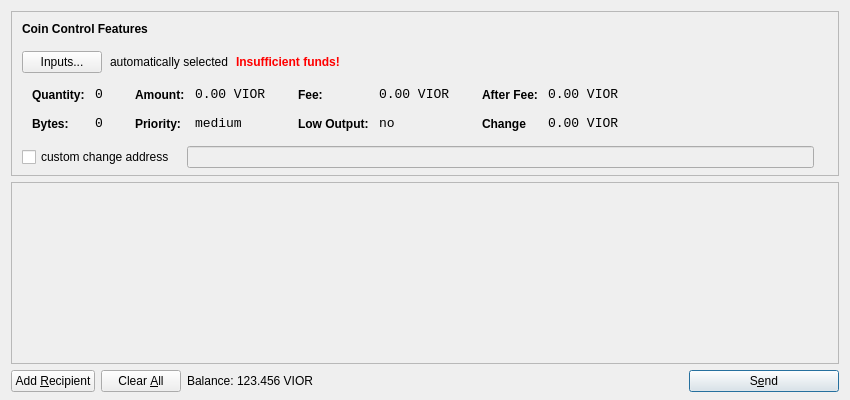
<?xml version="1.0" encoding="UTF-8"?>
<ui version="4.0">
 <class>SendCoinsDialog</class>
 <widget class="QDialog" name="SendCoinsDialog">
  <property name="geometry">
   <rect>
    <x>0</x>
    <y>0</y>
    <width>850</width>
    <height>400</height>
   </rect>
  </property>
  <property name="windowTitle">
   <string>Send Coins</string>
  </property>
  <layout class="QVBoxLayout" name="verticalLayout" stretch="0,1,0">
   <property name="bottomMargin">
    <number>8</number>
   </property>
   <item>
    <widget class="QFrame" name="frameCoinControl">
     <property name="sizePolicy">
      <sizepolicy hsizetype="Expanding" vsizetype="Expanding">
       <horstretch>0</horstretch>
       <verstretch>0</verstretch>
      </sizepolicy>
     </property>
     <property name="maximumSize">
      <size>
       <width>16777215</width>
       <height>16777215</height>
      </size>
     </property>
     <property name="frameShape">
      <enum>QFrame::StyledPanel</enum>
     </property>
     <property name="frameShadow">
      <enum>QFrame::Sunken</enum>
     </property>
     <layout class="QVBoxLayout" name="verticalLayoutCoinControl2">
      <property name="spacing">
       <number>-1</number>
      </property>
      <property name="leftMargin">
       <number>0</number>
      </property>
      <property name="topMargin">
       <number>0</number>
      </property>
      <property name="rightMargin">
       <number>0</number>
      </property>
      <property name="bottomMargin">
       <number>6</number>
      </property>
      <item>
       <layout class="QVBoxLayout" name="verticalLayoutCoinControl" stretch="0,0,0,0,1">
        <property name="spacing">
         <number>0</number>
        </property>
        <property name="leftMargin">
         <number>10</number>
        </property>
        <property name="topMargin">
         <number>10</number>
        </property>
        <item>
         <layout class="QHBoxLayout" name="horizontalLayoutCoinControl1">
          <property name="bottomMargin">
           <number>15</number>
          </property>
          <item>
           <widget class="QLabel" name="labelCoinControlFeatures">
            <property name="sizePolicy">
             <sizepolicy hsizetype="Preferred" vsizetype="Maximum">
              <horstretch>0</horstretch>
              <verstretch>0</verstretch>
             </sizepolicy>
            </property>
            <property name="font">
             <font>
              <weight>75</weight>
              <bold>true</bold>
             </font>
            </property>
            <property name="styleSheet">
             <string notr="true">font-weight:bold;</string>
            </property>
            <property name="text">
             <string>Coin Control Features</string>
            </property>
           </widget>
          </item>
         </layout>
        </item>
        <item>
         <layout class="QHBoxLayout" name="horizontalLayoutCoinControl2" stretch="0,0,0,0">
          <property name="spacing">
           <number>8</number>
          </property>
          <property name="bottomMargin">
           <number>10</number>
          </property>
          <item>
           <widget class="QPushButton" name="pushButtonCoinControl">
            <property name="styleSheet">
             <string notr="true"/>
            </property>
            <property name="text">
             <string>Inputs...</string>
            </property>
           </widget>
          </item>
          <item>
           <widget class="QLabel" name="labelCoinControlAutomaticallySelected">
            <property name="text">
             <string>automatically selected</string>
            </property>
            <property name="margin">
             <number>5</number>
            </property>
           </widget>
          </item>
          <item>
           <widget class="QLabel" name="labelCoinControlInsuffFunds">
            <property name="font">
             <font>
              <weight>75</weight>
              <bold>true</bold>
             </font>
            </property>
            <property name="styleSheet">
             <string notr="true">color:red;font-weight:bold;</string>
            </property>
            <property name="text">
             <string>Insufficient funds!</string>
            </property>
            <property name="margin">
             <number>5</number>
            </property>
           </widget>
          </item>
          <item>
           <spacer name="horizontalSpacerCoinControl">
            <property name="orientation">
             <enum>Qt::Horizontal</enum>
            </property>
            <property name="sizeHint" stdset="0">
             <size>
              <width>40</width>
              <height>1</height>
             </size>
            </property>
           </spacer>
          </item>
         </layout>
        </item>
        <item>
         <widget class="QWidget" name="widgetCoinControl" native="true">
          <property name="sizePolicy">
           <sizepolicy hsizetype="Preferred" vsizetype="Preferred">
            <horstretch>0</horstretch>
            <verstretch>0</verstretch>
           </sizepolicy>
          </property>
          <property name="minimumSize">
           <size>
            <width>0</width>
            <height>0</height>
           </size>
          </property>
          <property name="styleSheet">
           <string notr="true"/>
          </property>
          <layout class="QHBoxLayout" name="horizontalLayoutCoinControl5">
           <property name="margin">
            <number>0</number>
           </property>
           <item>
            <layout class="QHBoxLayout" name="horizontalLayoutCoinControl3" stretch="0,0,0,1">
             <property name="spacing">
              <number>20</number>
             </property>
             <property name="topMargin">
              <number>0</number>
             </property>
             <property name="bottomMargin">
              <number>10</number>
             </property>
             <item>
              <layout class="QFormLayout" name="formLayoutCoinControl1">
               <property name="horizontalSpacing">
                <number>10</number>
               </property>
               <property name="verticalSpacing">
                <number>14</number>
               </property>
               <property name="leftMargin">
                <number>10</number>
               </property>
               <property name="topMargin">
                <number>4</number>
               </property>
               <property name="rightMargin">
                <number>6</number>
               </property>
               <item row="0" column="0">
                <widget class="QLabel" name="labelCoinControlQuantityText">
                 <property name="styleSheet">
                  <string notr="true">font-weight:bold;</string>
                 </property>
                 <property name="text">
                  <string>Quantity:</string>
                 </property>
                 <property name="margin">
                  <number>0</number>
                 </property>
                </widget>
               </item>
               <item row="0" column="1">
                <widget class="QLabel" name="labelCoinControlQuantity">
                 <property name="font">
                  <font>
                   <family>Monospace</family>
                   <pointsize>10</pointsize>
                  </font>
                 </property>
                 <property name="cursor">
                  <cursorShape>IBeamCursor</cursorShape>
                 </property>
                 <property name="contextMenuPolicy">
                  <enum>Qt::ActionsContextMenu</enum>
                 </property>
                 <property name="text">
                  <string>0</string>
                 </property>
                 <property name="margin">
                  <number>0</number>
                 </property>
                 <property name="textInteractionFlags">
                  <set>Qt::LinksAccessibleByMouse|Qt::TextSelectableByKeyboard|Qt::TextSelectableByMouse</set>
                 </property>
                </widget>
               </item>
               <item row="1" column="0">
                <widget class="QLabel" name="labelCoinControlBytesText">
                 <property name="styleSheet">
                  <string notr="true">font-weight:bold;</string>
                 </property>
                 <property name="text">
                  <string>Bytes:</string>
                 </property>
                </widget>
               </item>
               <item row="1" column="1">
                <widget class="QLabel" name="labelCoinControlBytes">
                 <property name="font">
                  <font>
                   <family>Monospace</family>
                   <pointsize>10</pointsize>
                  </font>
                 </property>
                 <property name="cursor">
                  <cursorShape>IBeamCursor</cursorShape>
                 </property>
                 <property name="contextMenuPolicy">
                  <enum>Qt::ActionsContextMenu</enum>
                 </property>
                 <property name="text">
                  <string>0</string>
                 </property>
                 <property name="textInteractionFlags">
                  <set>Qt::LinksAccessibleByMouse|Qt::TextSelectableByKeyboard|Qt::TextSelectableByMouse</set>
                 </property>
                </widget>
               </item>
              </layout>
             </item>
             <item>
              <layout class="QFormLayout" name="formLayoutCoinControl2">
               <property name="horizontalSpacing">
                <number>10</number>
               </property>
               <property name="verticalSpacing">
                <number>14</number>
               </property>
               <property name="leftMargin">
                <number>6</number>
               </property>
               <property name="topMargin">
                <number>4</number>
               </property>
               <property name="rightMargin">
                <number>6</number>
               </property>
               <item row="0" column="0">
                <widget class="QLabel" name="labelCoinControlAmountText">
                 <property name="styleSheet">
                  <string notr="true">font-weight:bold;</string>
                 </property>
                 <property name="text">
                  <string>Amount:</string>
                 </property>
                 <property name="margin">
                  <number>0</number>
                 </property>
                </widget>
               </item>
               <item row="0" column="1">
                <widget class="QLabel" name="labelCoinControlAmount">
                 <property name="font">
                  <font>
                   <family>Monospace</family>
                   <pointsize>10</pointsize>
                  </font>
                 </property>
                 <property name="cursor">
                  <cursorShape>IBeamCursor</cursorShape>
                 </property>
                 <property name="contextMenuPolicy">
                  <enum>Qt::ActionsContextMenu</enum>
                 </property>
                 <property name="text">
                  <string>0.00 VIOR</string>
                 </property>
                 <property name="textInteractionFlags">
                  <set>Qt::LinksAccessibleByMouse|Qt::TextSelectableByKeyboard|Qt::TextSelectableByMouse</set>
                 </property>
                </widget>
               </item>
               <item row="1" column="0">
                <widget class="QLabel" name="labelCoinControlPriorityText">
                 <property name="styleSheet">
                  <string notr="true">font-weight:bold;</string>
                 </property>
                 <property name="text">
                  <string>Priority:</string>
                 </property>
                </widget>
               </item>
               <item row="1" column="1">
                <widget class="QLabel" name="labelCoinControlPriority">
                 <property name="font">
                  <font>
                   <family>Monospace</family>
                   <pointsize>10</pointsize>
                  </font>
                 </property>
                 <property name="cursor">
                  <cursorShape>IBeamCursor</cursorShape>
                 </property>
                 <property name="contextMenuPolicy">
                  <enum>Qt::ActionsContextMenu</enum>
                 </property>
                 <property name="text">
                  <string>medium</string>
                 </property>
                 <property name="textInteractionFlags">
                  <set>Qt::LinksAccessibleByMouse|Qt::TextSelectableByKeyboard|Qt::TextSelectableByMouse</set>
                 </property>
                </widget>
               </item>
              </layout>
             </item>
             <item>
              <layout class="QFormLayout" name="formLayoutCoinControl3">
               <property name="horizontalSpacing">
                <number>10</number>
               </property>
               <property name="verticalSpacing">
                <number>14</number>
               </property>
               <property name="leftMargin">
                <number>6</number>
               </property>
               <property name="topMargin">
                <number>4</number>
               </property>
               <property name="rightMargin">
                <number>6</number>
               </property>
               <item row="0" column="0">
                <widget class="QLabel" name="labelCoinControlFeeText">
                 <property name="styleSheet">
                  <string notr="true">font-weight:bold;</string>
                 </property>
                 <property name="text">
                  <string>Fee:</string>
                 </property>
                 <property name="margin">
                  <number>0</number>
                 </property>
                </widget>
               </item>
               <item row="0" column="1">
                <widget class="QLabel" name="labelCoinControlFee">
                 <property name="font">
                  <font>
                   <family>Monospace</family>
                   <pointsize>10</pointsize>
                  </font>
                 </property>
                 <property name="cursor">
                  <cursorShape>IBeamCursor</cursorShape>
                 </property>
                 <property name="contextMenuPolicy">
                  <enum>Qt::ActionsContextMenu</enum>
                 </property>
                 <property name="text">
                  <string>0.00 VIOR</string>
                 </property>
                 <property name="textInteractionFlags">
                  <set>Qt::LinksAccessibleByMouse|Qt::TextSelectableByKeyboard|Qt::TextSelectableByMouse</set>
                 </property>
                </widget>
               </item>
               <item row="1" column="0">
                <widget class="QLabel" name="labelCoinControlLowOutputText">
                 <property name="styleSheet">
                  <string notr="true">font-weight:bold;</string>
                 </property>
                 <property name="text">
                  <string>Low Output:</string>
                 </property>
                </widget>
               </item>
               <item row="1" column="1">
                <widget class="QLabel" name="labelCoinControlLowOutput">
                 <property name="font">
                  <font>
                   <family>Monospace</family>
                   <pointsize>10</pointsize>
                  </font>
                 </property>
                 <property name="cursor">
                  <cursorShape>IBeamCursor</cursorShape>
                 </property>
                 <property name="contextMenuPolicy">
                  <enum>Qt::ActionsContextMenu</enum>
                 </property>
                 <property name="text">
                  <string>no</string>
                 </property>
                 <property name="textInteractionFlags">
                  <set>Qt::LinksAccessibleByMouse|Qt::TextSelectableByKeyboard|Qt::TextSelectableByMouse</set>
                 </property>
                </widget>
               </item>
              </layout>
             </item>
             <item>
              <layout class="QFormLayout" name="formLayoutCoinControl4">
               <property name="horizontalSpacing">
                <number>10</number>
               </property>
               <property name="verticalSpacing">
                <number>14</number>
               </property>
               <property name="leftMargin">
                <number>6</number>
               </property>
               <property name="topMargin">
                <number>4</number>
               </property>
               <property name="rightMargin">
                <number>6</number>
               </property>
               <item row="0" column="0">
                <widget class="QLabel" name="labelCoinControlAfterFeeText">
                 <property name="styleSheet">
                  <string notr="true">font-weight:bold;</string>
                 </property>
                 <property name="text">
                  <string>After Fee:</string>
                 </property>
                 <property name="margin">
                  <number>0</number>
                 </property>
                </widget>
               </item>
               <item row="0" column="1">
                <widget class="QLabel" name="labelCoinControlAfterFee">
                 <property name="font">
                  <font>
                   <family>Monospace</family>
                   <pointsize>10</pointsize>
                  </font>
                 </property>
                 <property name="cursor">
                  <cursorShape>IBeamCursor</cursorShape>
                 </property>
                 <property name="contextMenuPolicy">
                  <enum>Qt::ActionsContextMenu</enum>
                 </property>
                 <property name="text">
                  <string>0.00 VIOR</string>
                 </property>
                 <property name="textInteractionFlags">
                  <set>Qt::LinksAccessibleByMouse|Qt::TextSelectableByKeyboard|Qt::TextSelectableByMouse</set>
                 </property>
                </widget>
               </item>
               <item row="1" column="0">
                <widget class="QLabel" name="labelCoinControlChangeText">
                 <property name="styleSheet">
                  <string notr="true">font-weight:bold;</string>
                 </property>
                 <property name="text">
                  <string>Change</string>
                 </property>
                </widget>
               </item>
               <item row="1" column="1">
                <widget class="QLabel" name="labelCoinControlChange">
                 <property name="font">
                  <font>
                   <family>Monospace</family>
                   <pointsize>10</pointsize>
                  </font>
                 </property>
                 <property name="cursor">
                  <cursorShape>IBeamCursor</cursorShape>
                 </property>
                 <property name="contextMenuPolicy">
                  <enum>Qt::ActionsContextMenu</enum>
                 </property>
                 <property name="text">
                  <string>0.00 VIOR</string>
                 </property>
                 <property name="textInteractionFlags">
                  <set>Qt::LinksAccessibleByMouse|Qt::TextSelectableByKeyboard|Qt::TextSelectableByMouse</set>
                 </property>
                </widget>
               </item>
              </layout>
             </item>
            </layout>
           </item>
          </layout>
         </widget>
        </item>
        <item>
         <layout class="QHBoxLayout" name="horizontalLayoutCoinControl4" stretch="0,0,0">
          <property name="spacing">
           <number>12</number>
          </property>
          <property name="sizeConstraint">
           <enum>QLayout::SetDefaultConstraint</enum>
          </property>
          <property name="topMargin">
           <number>5</number>
          </property>
          <property name="rightMargin">
           <number>5</number>
          </property>
          <item>
           <widget class="QCheckBox" name="checkBoxCoinControlChange">
            <property name="text">
             <string>custom change address</string>
            </property>
           </widget>
          </item>
          <item>
           <widget class="QLineEdit" name="lineEditCoinControlChange">
            <property name="enabled">
             <bool>false</bool>
            </property>
            <property name="sizePolicy">
             <sizepolicy hsizetype="Expanding" vsizetype="Fixed">
              <horstretch>0</horstretch>
              <verstretch>0</verstretch>
             </sizepolicy>
            </property>
           </widget>
          </item>
          <item>
           <widget class="QLabel" name="labelCoinControlChangeLabel">
            <property name="sizePolicy">
             <sizepolicy hsizetype="Preferred" vsizetype="Expanding">
              <horstretch>0</horstretch>
              <verstretch>0</verstretch>
             </sizepolicy>
            </property>
            <property name="minimumSize">
             <size>
              <width>0</width>
              <height>0</height>
             </size>
            </property>
            <property name="text">
             <string/>
            </property>
            <property name="margin">
             <number>3</number>
            </property>
           </widget>
          </item>
         </layout>
        </item>
        <item>
         <spacer name="verticalSpacerCoinControl">
          <property name="orientation">
           <enum>Qt::Vertical</enum>
          </property>
          <property name="sizeHint" stdset="0">
           <size>
            <width>800</width>
            <height>1</height>
           </size>
          </property>
         </spacer>
        </item>
       </layout>
      </item>
     </layout>
    </widget>
   </item>
   <item>
    <widget class="QScrollArea" name="scrollArea">
     <property name="widgetResizable">
      <bool>true</bool>
     </property>
     <widget class="QWidget" name="scrollAreaWidgetContents">
      <property name="geometry">
       <rect>
        <x>0</x>
        <y>0</y>
        <width>830</width>
        <height>165</height>
       </rect>
      </property>
      <layout class="QVBoxLayout" name="verticalLayout_2">
       <property name="margin">
        <number>0</number>
       </property>
       <item>
        <layout class="QVBoxLayout" name="entries">
         <property name="spacing">
          <number>6</number>
         </property>
        </layout>
       </item>
       <item>
        <spacer name="verticalSpacer">
         <property name="orientation">
          <enum>Qt::Vertical</enum>
         </property>
         <property name="sizeHint" stdset="0">
          <size>
           <width>20</width>
           <height>40</height>
          </size>
         </property>
        </spacer>
       </item>
      </layout>
     </widget>
    </widget>
   </item>
   <item>
    <layout class="QHBoxLayout" name="horizontalLayout">
     <item>
      <widget class="QPushButton" name="addButton">
       <property name="toolTip">
        <string>Send to multiple recipients at once</string>
       </property>
       <property name="text">
        <string>Add &amp;Recipient</string>
       </property>
       <property name="icon">
        <iconset resource="../bitcoin.qrc">
         <normaloff>:/icons/add</normaloff>:/icons/add</iconset>
       </property>
       <property name="autoDefault">
        <bool>false</bool>
       </property>
      </widget>
     </item>
     <item>
      <widget class="QPushButton" name="clearButton">
       <property name="sizePolicy">
        <sizepolicy hsizetype="Minimum" vsizetype="Fixed">
         <horstretch>0</horstretch>
         <verstretch>0</verstretch>
        </sizepolicy>
       </property>
       <property name="toolTip">
        <string>Remove all transaction fields</string>
       </property>
       <property name="text">
        <string>Clear &amp;All</string>
       </property>
       <property name="icon">
        <iconset resource="../bitcoin.qrc">
         <normaloff>:/icons/remove</normaloff>:/icons/remove</iconset>
       </property>
       <property name="autoRepeatDelay">
        <number>300</number>
       </property>
       <property name="autoDefault">
        <bool>false</bool>
       </property>
      </widget>
     </item>
     <item>
      <layout class="QHBoxLayout" name="horizontalLayout_2">
       <property name="spacing">
        <number>3</number>
       </property>
       <item>
        <widget class="QLabel" name="label">
         <property name="sizePolicy">
          <sizepolicy hsizetype="Preferred" vsizetype="Fixed">
           <horstretch>0</horstretch>
           <verstretch>0</verstretch>
          </sizepolicy>
         </property>
         <property name="text">
          <string>Balance:</string>
         </property>
        </widget>
       </item>
       <item>
        <widget class="QLabel" name="labelBalance">
         <property name="sizePolicy">
          <sizepolicy hsizetype="Preferred" vsizetype="Fixed">
           <horstretch>0</horstretch>
           <verstretch>0</verstretch>
          </sizepolicy>
         </property>
         <property name="cursor">
          <cursorShape>IBeamCursor</cursorShape>
         </property>
         <property name="text">
          <string>123.456 VIOR</string>
         </property>
         <property name="textInteractionFlags">
          <set>Qt::LinksAccessibleByMouse|Qt::TextSelectableByKeyboard|Qt::TextSelectableByMouse</set>
         </property>
        </widget>
       </item>
      </layout>
     </item>
     <item>
      <spacer name="horizontalSpacer">
       <property name="orientation">
        <enum>Qt::Horizontal</enum>
       </property>
       <property name="sizeHint" stdset="0">
        <size>
         <width>40</width>
         <height>20</height>
        </size>
       </property>
      </spacer>
     </item>
     <item>
      <widget class="QPushButton" name="sendButton">
       <property name="minimumSize">
        <size>
         <width>150</width>
         <height>0</height>
        </size>
       </property>
       <property name="toolTip">
        <string>Confirm the send action</string>
       </property>
       <property name="text">
        <string>S&amp;end</string>
       </property>
       <property name="icon">
        <iconset resource="../bitcoin.qrc">
         <normaloff>:/icons/send</normaloff>:/icons/send</iconset>
       </property>
       <property name="default">
        <bool>true</bool>
       </property>
      </widget>
     </item>
    </layout>
   </item>
  </layout>
 </widget>
 <resources>
  <include location="../bitcoin.qrc"/>
 </resources>
 <connections/>
</ui>
